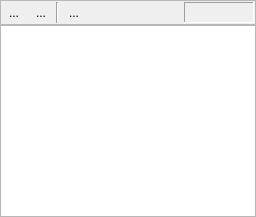
  <widget class="QDockWidget" name="dwWatch">
   <property name="windowTitle">
    <string>Watch</string>
   </property>
   <attribute name="dockWidgetArea">
    <number>2</number>
   </attribute>
   <widget class="QWidget" name="dockWidgetContents_4">
    <layout class="QVBoxLayout">
     <property name="spacing">
      <number>0</number>
     </property>
     <property name="leftMargin">
      <number>0</number>
     </property>
     <property name="topMargin">
      <number>0</number>
     </property>
     <property name="rightMargin">
      <number>0</number>
     </property>
     <property name="bottomMargin">
      <number>0</number>
     </property>
     <item>
      <widget class="QFrame" name="frame_3">
       <property name="frameShape">
        <enum>QFrame::StyledPanel</enum>
       </property>
       <property name="frameShadow">
        <enum>QFrame::Raised</enum>
       </property>
       <layout class="QHBoxLayout">
        <property name="spacing">
         <number>3</number>
        </property>
        <property name="leftMargin">
         <number>1</number>
        </property>
        <property name="topMargin">
         <number>1</number>
        </property>
        <property name="rightMargin">
         <number>1</number>
        </property>
        <property name="bottomMargin">
         <number>1</number>
        </property>
        <item>
         <widget class="QToolButton" name="tbWatchWindow">
          <property name="toolTip">
           <string>view vector</string>
          </property>
          <property name="text">
           <string>...</string>
          </property>
          <property name="icon">
           <iconset resource="../glslDevil.qrc">
            <normaloff>:/icons/icons/watch-new_32.png</normaloff>:/icons/icons/watch-new_32.png</iconset>
          </property>
          <property name="autoRaise">
           <bool>true</bool>
          </property>
         </widget>
        </item>
        <item>
         <widget class="QToolButton" name="tbWatchWindowAdd">
          <property name="toolTip">
           <string>add to active window</string>
          </property>
          <property name="text">
           <string>...</string>
          </property>
          <property name="icon">
           <iconset resource="../glslDevil.qrc">
            <normaloff>:/icons/icons/watch-add_32.png</normaloff>:/icons/icons/watch-add_32.png</iconset>
          </property>
          <property name="autoRaise">
           <bool>true</bool>
          </property>
         </widget>
        </item>
        <item>
         <widget class="Line" name="line_6">
          <property name="orientation">
           <enum>Qt::Vertical</enum>
          </property>
         </widget>
        </item>
        <item>
         <widget class="QToolButton" name="tbWatchDelete">
          <property name="text">
           <string>...</string>
          </property>
          <property name="icon">
           <iconset resource="../glslDevil.qrc">
            <normaloff>:/icons/icons/watch-delete_32.png</normaloff>:/icons/icons/watch-delete_32.png</iconset>
          </property>
          <property name="autoRaise">
           <bool>true</bool>
          </property>
         </widget>
        </item>
        <item>
         <spacer>
          <property name="orientation">
           <enum>Qt::Horizontal</enum>
          </property>
          <property name="sizeHint" stdset="0">
           <size>
            <width>40</width>
            <height>20</height>
           </size>
          </property>
         </spacer>
        </item>
        <item>
         <widget class="QLabel" name="lWatchSelectionPos">
          <property name="minimumSize">
           <size>
            <width>70</width>
            <height>0</height>
           </size>
          </property>
          <property name="frameShape">
           <enum>QFrame::Panel</enum>
          </property>
          <property name="frameShadow">
           <enum>QFrame::Sunken</enum>
          </property>
          <property name="text">
           <string/>
          </property>
         </widget>
        </item>
       </layout>
      </widget>
     </item>
     <item>
      <widget class="QTreeView" name="tvWatchList">
       <property name="selectionMode">
        <enum>QAbstractItemView::MultiSelection</enum>
       </property>
       <property name="itemsExpandable">
        <bool>true</bool>
       </property>
      </widget>
     </item>
    </layout>
   </widget>
  </widget>
